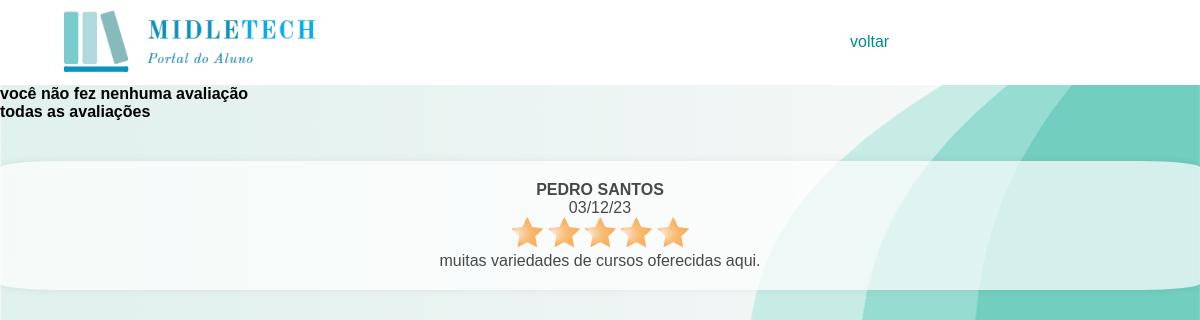
Page /avaliacao/instavaliacao.php?id=7 on the committed database.
### tables this page shows
CREATE TABLE `avaliacoes` (
  `idavaliacao` int(11) NOT NULL,
  `idusuario` int(11) NOT NULL,
  `idinstituicao` int(11) NOT NULL,
  `comentario` text NOT NULL,
  `avaliacao` int(11) DEFAULT NULL,
  `data` datetime NOT NULL
);

CREATE TABLE `usuarios` (
  `idusuario` int(11) NOT NULL,
  `nome` varchar(50) NOT NULL,
  `sobrenome` varchar(255) NOT NULL,
  `email` varchar(50) NOT NULL,
  `matricula` varchar(9) NOT NULL,
  `senha` varchar(50) NOT NULL,
  `ddd` varchar(2) NOT NULL,
  `telefone` varchar(15) NOT NULL,
  `dtnasc` date NOT NULL,
  `genero` varchar(50) NOT NULL,
  `cep` mediumint(8) NOT NULL,
  `estado` varchar(50) NOT NULL,
  `cidade` varchar(50) NOT NULL,
  `instituicao` int(11) DEFAULT NULL,
  `status` tinyint(4) NOT NULL,
  `perfil` int(11) NOT NULL,
  `imagem` varchar(255) NOT NULL,
  `docmatricula` varchar(100) NOT NULL,
  `datacadastro` datetime(6) NOT NULL
);

### avaliacao/instavaliacao.php (the view, shortened to what this page needs)
<?php
$dbh = conexao::getConexao();
$id = $_GET['id'];
$idusuario = $_SESSION['idusuario'];
$query2 = "SELECT midletech.avaliacoes.*,
`usuarios`.idusuario, `usuarios`.nome, `usuarios`.imagem
    FROM midletech.avaliacoes
    INNER JOIN midletech.usuarios ON avaliacoes.idusuario = `usuarios`.idusuario
   WHERE `avaliacoes`.idinstituicao = '$id' and `usuarios`.idusuario != '$idusuario' order by `avaliacoes`.data;";
$stmt = $dbh->query($query2);
$instdata = $stmt->rowCount();
$query3 = "SELECT midletech.avaliacoes.*,
`usuarios`.idusuario, `usuarios`.nome, `usuarios`.imagem
    FROM midletech.avaliacoes
    INNER JOIN midletech.usuarios ON avaliacoes.idusuario = `usuarios`.idusuario
   WHERE `avaliacoes`.idinstituicao = '$id' and `usuarios`.idusuario = '$idusuario';";
$stmt3 = $dbh->query($query3);
$useravaliacao = $stmt3->rowCount();
?>
<!DOCTYPE html>
<html lang="pt-br">
<head>
    <link rel="stylesheet" href="../assets/css/boot.css">
    <link rel="stylesheet" href="../assets/css/style.css">
    <link rel="stylesheet" href="../assets/css/style_options.css">
    <link rel="stylesheet" href="../assets/css/elipse.css">
    <link rel="stylesheet" href="../assets/css/radio.css">
</head>
<body>
<header class="header_menu">
        <div class="div_menu">
            <a href="index.php" class="logo">
                <img src="../assets/img/logo.png" alt="Bem vindo ao portal do aluno MidleTech" class="logo_img" title="Bem vindo ao portal do aluno MidleTech">
            </a>
            <nav class="nav_menu">
                <ul>
                    <li><a href="../Material/index.php">voltar</a></li>
                </ul>
            </nav>
        </div>
    </header>
    <?php if ($useravaliacao == "0"): ?>
        <h2>você não fez nenhuma avaliação</h2>
    <?php endif; ?>
    <h1>todas as avaliações</h1>
    <?php if ($instdata == "0"): ?>
        <h2>não existe avaliações dessa instituição</h2>
    <?php else: ?>
        <?php while ($instdata = $stmt->fetch()): ?>
            <section class="main_school_list">
                <div class="main_course_fullwidth">
                    <div class="main_course_ratting_content">
                        <article>
                            <header>
                                <h3>
                                    <?php echo $instdata['nome'] ?>
                                </h3>
                                <p>
                                    <?php echo $instdata['data'] = date('d/m/y') ?>
                                </p>
                                <?php if ($instdata['avaliacao'] == '1'): ?>
                                    <img src="../assets/img/star.png" alt="Imagem" title="Imagem">
                                <?php elseif ($instdata['avaliacao'] == '2'): ?>
                                    <img src="../assets/img/star.png" alt="Imagem" title="Imagem">
                                    <img src="../assets/img/star.png" alt="Imagem" title="Imagem">
                                <?php elseif ($instdata['avaliacao'] == '3'): ?>
                                    <img src="../assets/img/star.png" alt="Imagem" title="Imagem">
                                    <img src="../assets/img/star.png" alt="Imagem" title="Imagem">
                                    <img src="../assets/img/star.png" alt="Imagem" title="Imagem">
                                <?php elseif ($instdata['avaliacao'] == '5'): ?>
                                    <img src="../assets/img/star.png" alt="Imagem" title="Imagem">
                                    <img src="../assets/img/star.png" alt="Imagem" title="Imagem">
                                    <img src="../assets/img/star.png" alt="Imagem" title="Imagem">
                                    <img src="../assets/img/star.png" alt="Imagem" title="Imagem">
                                    <img src="../assets/img/star.png" alt="Imagem" title="Imagem">
                                <?php else: ?>
                                <?php endif ?>
                            </header>
                            <p>
                                <?php echo $instdata['comentario'] ?>
                            </p>
                        </article>
                    </div>
                </div>
            </section>
        <?php endwhile; ?>
    <?php endif; ?>
</body>
</html>

### assets/css/boot.css (style rules this page uses)
* { padding: 0; margin: 0; box-sizing: border-box; text-decoration: none; font-size: 1rem; font-family: 'Ubuntu', sans-serif; }

### assets/css/style.css (style rules this page uses)
.header_menu { width: 100%; background-color: #fff; background-attachment: fixed; }
.header_menu .div_menu { width: 100%; display: flex; justify-content: space-between; }
.header_menu .div_menu .nav_menu { display: flex; flex-basis: 30%; }
.logo_img { flex-basis: 330px; padding: 0 15px; width: 290px; }
.header_menu .div_menu .logo { flex-basis: auto; padding: 0 25px; margin: 10px 20px; display: flex; justify-content: space-between; }
.nav_menu ul { display: flex; justify-content: space-between; }
.header_menu .div_menu .nav_menu ul { display: flex; align-items: stretch; }
.header_menu .div_menu .nav_menu ul li { list-style: none; align-items: stretch; display: flex; }
.header_menu .div_menu .nav_menu ul li a { padding: 0 10px; display: flex; align-items: center; height: 100%; color: darkcyan; }
.main_course_fullwidth { width: 100%; padding: 40px 0; }
.main_course_ratting_content { max-width: 1300px; margin: 0 auto; }
* { padding: 0; margin: 0; box-sizing: border-box; text-decoration: none; font-size: 1rem; font-family: 'Ubuntu', sans-serif; }
body { background-size: cover; background-image: url("../img/bg06.png"); color: black; background-repeat: no-repeat; width: 100%; }

### assets/css/style_options.css (style rules this page uses)
body { background-color: #f4f4f4; margin: 0; padding: 0; align-items: center; justify-content: center; height: 100vh; }
article { background-color: #fff; padding: 20px; border-radius: 5%; box-shadow: 0 0 10px rgba(0, 0, 0, 0.1); text-align: center; opacity: 0.7; }

### rows in the picture
avaliacoes: idusuario.nome "PEDRO SANTOS", avaliacao 5 (drawn), comentario "muitas variedades de cursos oferecidas aqui."
